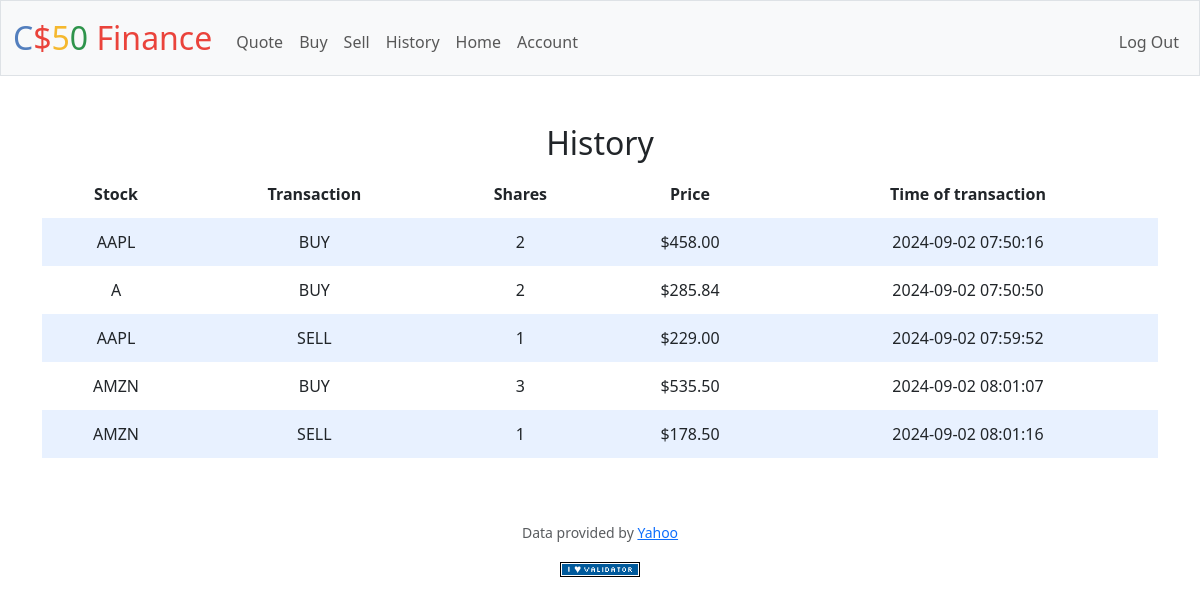
Screenshot of /history (signed in) with the database file from the repository.
### tables this page shows
CREATE TABLE history(
   person_id,
   stock TEXT,
   trans_type TEXT,
   shares INTEGER,
   price INTEGER,
   time DATETIME
);

### app.py (the view)
@app.route("/history")
@login_required
def history():
    history = db.execute("SELECT * FROM history WHERE person_id = ?", session['user_id'])
    for transaction in history:
        transaction['price'] = usd(transaction['price'])
    return render_template("history.html", history=history)

### app.py (called while the page is built)
@app.after_request
def after_request(response):
    response.headers["Cache-Control"] = "no-cache, no-store, must-revalidate"
    response.headers["Expires"] = 0
    response.headers["Pragma"] = "no-cache"
    return response

### helpers.py (called while the page is built)
def login_required(f):
    @wraps(f)
    def decorated_function(*args, **kwargs):
        if session.get("user_id") is None:
            return redirect("/login")
        return f(*args, **kwargs)
    return decorated_function

def usd(value):
    return f"${value:,.2f}"

### templates/history.html (shortened to what this page needs)
{% extends "layout.html" %}
{% block main %}
    <h2>History</h2>
    <table>
        <thead>
            <tr>
                <th>Stock</th>
                <th>Transaction</th>
                <th>Shares</th>
                <th>Price</th>
                <th>Time of transaction</th>
            </tr>
        </thead>
        <tbody>
            {% for tran in history %}
                <tr>
                    <td>{{tran['stock']}}</td>
                    <td>{{tran[ 'trans_type']}}</td>
                    <td>{{tran['shares']}}</td>
                    <td>{{tran['price']}}</td>
                    <td>{{tran['time']}}</td>
                </tr>
            {% endfor %}
        </tbody>
    </table>
{% endblock %}

### templates/layout.html (shortened to what this page needs)
<!DOCTYPE html>
<html lang="en">
    <head>
        <link href="https://cdn.jsdelivr.net/npm/bootstrap@5.3.3/dist/css/bootstrap.min.css" rel="stylesheet">
        <link href="/static/styles.css" rel="stylesheet">
    </head>
    <body>
        <nav class="bg-light border navbar navbar-expand-md navbar-light">
            <div class="container-fluid">
                <a class="navbar-brand" href="/"><span class="blue">C</span><span class="red">$</span><span class="yellow">5</span><span class="green">0</span> <span class="red">Finance</span></a>
                <div class="collapse navbar-collapse" id="navbar">
                    {% if session["user_id"] %}
                        <ul class="navbar-nav me-auto mt-2">
                            <li class="nav-item"><a class="nav-link" href="/quote">Quote</a></li>
                            <li class="nav-item"><a class="nav-link" href="/buy">Buy</a></li>
                            <li class="nav-item"><a class="nav-link" href="/sell">Sell</a></li>
                            <li class="nav-item"><a class="nav-link" href="/history">History</a></li>
                            <li class="nav-item"><a class="nav-link" href="/">Home</a></li>
                            <li class="nav-item"><a class="nav-link" href="/account">Account</a></li>
                        </ul>
                        <ul class="navbar-nav ms-auto mt-2">
                            <li class="nav-item"><a class="nav-link" href="/logout">Log Out</a></li>
                        </ul>
                    {% else %}
                        <ul class="navbar-nav ms-auto mt-2">
                            <li class="nav-item"><a class="nav-link" href="/register">Register</a></li>
                            <li class="nav-item"><a class="nav-link" href="/login">Log In</a></li>
                        </ul>
                    {% endif %}
                </div>
            </div>
        </nav>
        <main class="container py-5 text-center">
            {% block main %}{% endblock %}
        </main>
        <footer class="mb-5">
            <p class="mb-3 small text-center text-muted">
                Data provided by <a href="https://finance.yahoo.com/">Yahoo</a>
            </p>
            <form action="https://validator.w3.org/check" class="text-center" enctype="multipart/form-data" method="post" target="_blank">
                <input alt="Validate" src="/static/I_heart_validator.png" type="image">
            </form>
        </footer>
    </body>
</html>

### static/styles.css (style rules this page uses)
nav .navbar-brand { font-size: xx-large; }
nav .navbar-brand .blue { color: #537fbe; }
nav .navbar-brand .red { color: #ea433b; }
nav .navbar-brand .yellow { color: #f5b82e; }
nav .navbar-brand .green { color: #2e944b; }
table { background-color: transparent; margin-bottom: 1rem; width: 100%; }
table th, table td { padding: 0.75rem; vertical-align: middle; }
tbody tr:nth-of-type(odd) { background-color: rgb(179, 208, 255, 0.3) }

### rows the page displays
history: stock "AAPL", trans_type "BUY", shares "2", price "$458.00", time "2024-09-02 07:50:16"
history: stock "A", trans_type "BUY", shares "2", price "$285.84", time "2024-09-02 07:50:50"
history: stock "AAPL", trans_type "SELL", shares "1", price "$229.00", time "2024-09-02 07:59:52"
history: stock "AMZN", trans_type "BUY", shares "3", price "$535.50", time "2024-09-02 08:01:07"
history: stock "AMZN", trans_type "SELL", shares "1", price "$178.50", time "2024-09-02 08:01:16"
